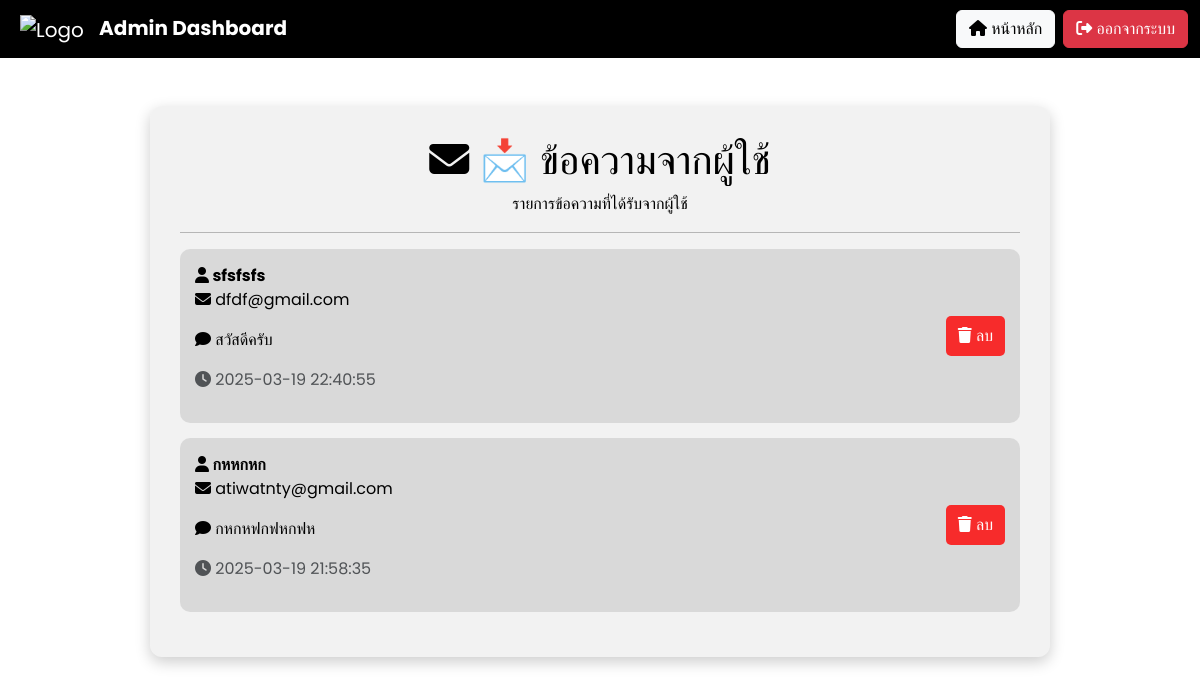
The app's page /admin_messages, older data.
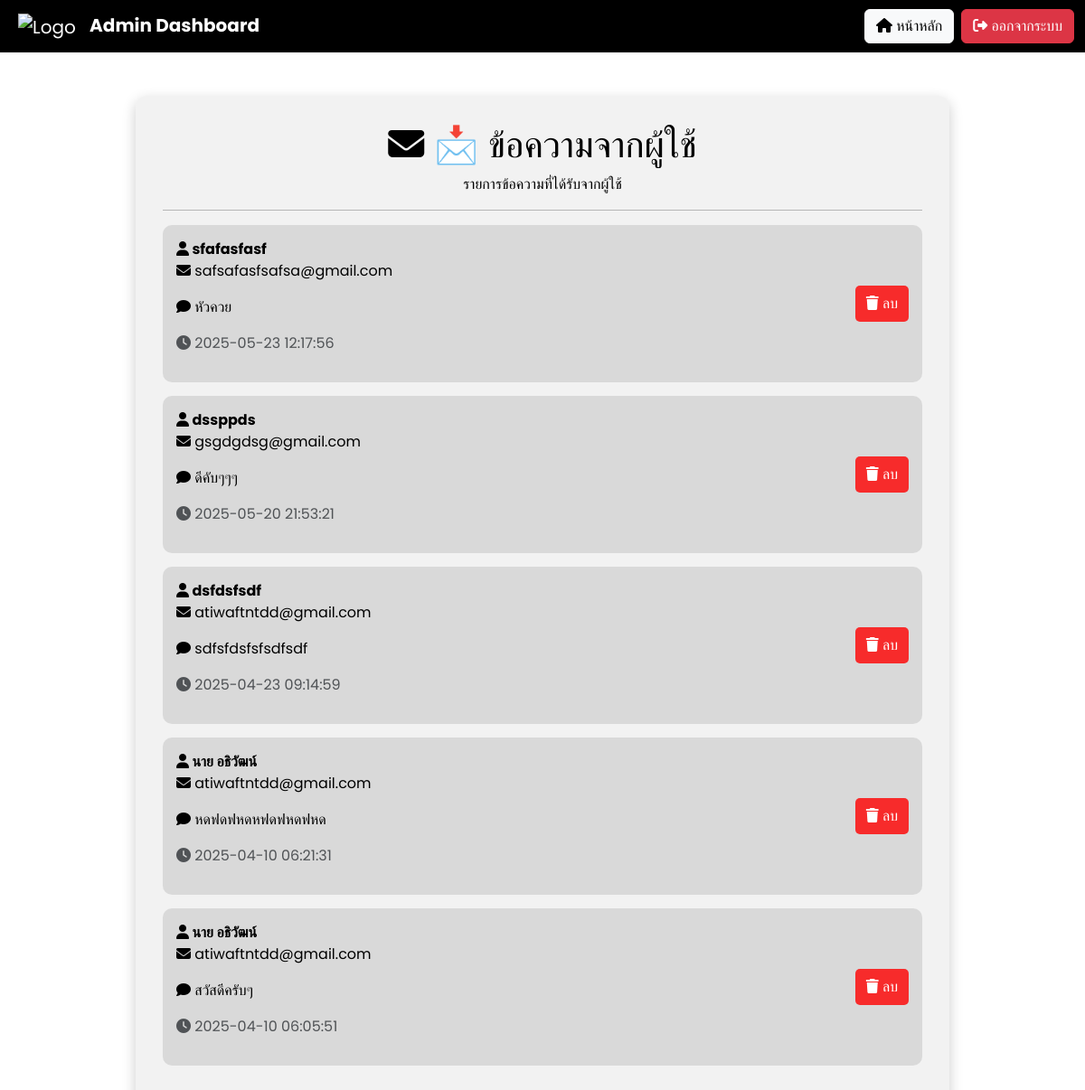
The same page, newer data.
### models.py (models this page shows)
class ContactMessage(db.Model):
    id = db.Column(db.Integer, primary_key=True)
    username = db.Column(db.String(100))  # <-- เพิ่ม field นี้ถ้ายังไม่มี
    name = db.Column(db.String(100), nullable=False)
    email = db.Column(db.String(100), nullable=False)
    message = db.Column(db.Text, nullable=False)
    created_at = db.Column(db.DateTime, default=db.func.current_timestamp())
    is_read = db.Column(db.Boolean, default=False)
    upload_date = db.Column(db.DateTime, default=db.func.current_timestamp())

### app.py (the view)
@app.route('/admin_messages')
def admin_messages():
    messages = ContactMessage.query.order_by(ContactMessage.created_at.desc()).all()
    return render_template('admin_messages.html', messages=messages)

### templates/admin_messages.html (shortened to what this page needs)
<!DOCTYPE html>
<html lang="th">
<head>
    <link href="https://cdn.jsdelivr.net/npm/bootstrap@5.3.3/dist/css/bootstrap.min.css" rel="stylesheet">
    <link rel="stylesheet" href="https://cdnjs.cloudflare.com/ajax/libs/font-awesome/6.4.2/css/all.min.css">
</head>
<body>
    <nav class="navbar navbar-expand-lg navbar-dark">
        <div class="container-fluid">
            <a class="navbar-brand ms-2" href="{{ url_for('admin_dashboard') }}">
                <img src="https://upload.wikimedia.org/wikipedia/th/thumb/4/4e/Kalasin_University_Seal.svg/1200px-Kalasin_University_Seal.svg.png"
                    alt="Logo" style="height: 50px; margin-right: 10px;">
                <strong>Admin Dashboard</strong>
            </a>
            <div class="ms-auto d-flex">
                <a href="{{ url_for('admin_dashboard') }}" class="btn btn-light me-2"><i class="fas fa-home"></i> หน้าหลัก</a>
                <a href="{{ url_for('logout') }}" class="btn btn-danger"><i class="fas fa-sign-out-alt"></i> ออกจากระบบ</a>
            </div>
        </div>
    </nav>
    <div class="container mt-5">
        <h1 class="text-center"><i class="fas fa-envelope"></i> 📩 ข้อความจากผู้ใช้</h1>
        <p class="text-center">รายการข้อความที่ได้รับจากผู้ใช้</p>
        <hr>
        {% if messages %}
            {% for message in messages %}
                <div class="message-box">
                    <div>
                        <strong><i class="fas fa-user"></i> {{ message.name }}
                            </strong>
                        <p><i class="fas fa-envelope"></i> {{ message.email }}</p>
                        <p><i class="fas fa-comment"></i> {{ message.message }}</p>
                        <p class="text-muted"><i class="fas fa-clock"></i> {{ message.created_at.strftime('%Y-%m-%d %H:%M:%S') }}</p>
                    </div>
                    <form action="{{ url_for('delete_message', message_id=message.id) }}" method="POST" class="d-inline">
                        <button type="submit" class="delete-btn" onclick="return confirm('คุณต้องการลบข้อความนี้หรือไม่?');">
                            <i class="fas fa-trash"></i> ลบ
                        </button>
                    </form>
                </div>
            {% endfor %}
        {% else %}
            <p class="text-center">ไม่มีข้อความใหม่</p>
        {% endif %}
    </div>
</body>
</html>

Row changes from the older to the newer data that the page shows:
removed ContactMessage: name "sfsfsfs", email "dfdf@gmail.com", message "สวัสดีครับ", created_at "2025-03-19 22:40:55"
removed ContactMessage: name "กหหกหก", email "atiwatnty@gmail.com", message "กหกหฟกฟหกฟห", created_at "2025-03-19 21:58:35"
added ContactMessage: name "sfafasfasf", email "safsafasfsafsa@gmail.com", message "หัวควย", created_at "2025-05-23 12:17:56"
added ContactMessage: name "dssppds", email "gsgdgdsg@gmail.com", message "ดีคับๆๆๆ", created_at "2025-05-20 21:53:21"
added ContactMessage: name "dsfdsfsdf", email "atiwaftntdd@gmail.com", message "sdfsfdsfsfsdfsdf", created_at "2025-04-23 09:14:59"
added ContactMessage: name "นาย อธิวัฒน์", email "atiwaftntdd@gmail.com", message "หดฟดฟหดหฟดฟหดฟหด", created_at "2025-04-10 06:21:31"
added ContactMessage: name "นาย อธิวัฒน์", email "atiwaftntdd@gmail.com", message "สวัสดีครับๆ", created_at "2025-04-10 06:05:51"
